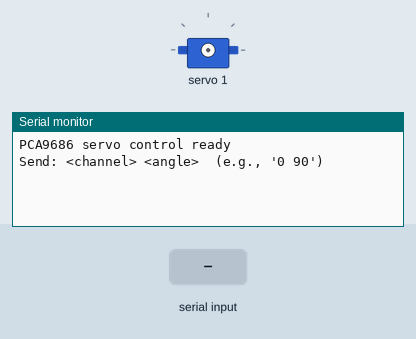
Simulated run of this sketch. Board: Arduino Uno, built with avr-gcc and run on an emulated ATmega328P. Parts: servo, the last lines printed to the serial monitor. Inputs (shaded band) come from the test bench.

Above: at 1.2 s.
1.3 s: "1 90\n" received over Serial
At 2.5 s:
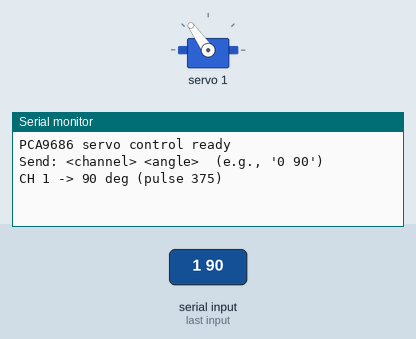
2.8 s: "90 45\n" received over Serial
At 3.6 s:
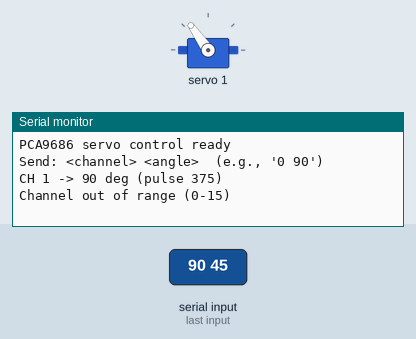
4.3 s: "0\n" received over Serial
At 4.7 s:
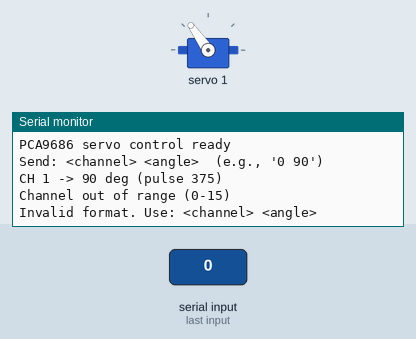

The sketch:

servo_pca9686_serial.ino
```cpp
// PCA9686 servo test over serial
// Serial format: "channel angle" (e.g., "0 90")

#include <Wire.h>
#include <Adafruit_PWMServoDriver.h>

Adafruit_PWMServoDriver pwm = Adafruit_PWMServoDriver(0x40);

// Typical min/max pulse lengths for servos (adjust if needed)
// 12-bit values at 50Hz
const uint16_t SERVOMIN = 150;
const uint16_t SERVOMAX = 600;

const uint8_t SERVO_FREQ = 50; // 50 Hz for analog servos

uint16_t angleToPulse(uint8_t angle) {
  angle = constrain(angle, 0, 180);
  return map(angle, 0, 180, SERVOMIN, SERVOMAX);
}

void setup() {
  Serial.begin(115200);
  while (!Serial) { }

  pwm.begin();
  pwm.setPWMFreq(SERVO_FREQ);

  Serial.println("PCA9686 servo control ready");
  Serial.println("Send: <channel> <angle>  (e.g., '0 90')");
}

void loop() {
  if (Serial.available() > 0) {
    String line = Serial.readStringUntil('\n');
    line.trim();
    if (line.length() == 0) {
      return;
    }

    int spaceIndex = line.indexOf(' ');
    if (spaceIndex < 0) {
      Serial.println("Invalid format. Use: <channel> <angle>");
      return;
    }

    int channel = line.substring(0, spaceIndex).toInt();
    int angle = line.substring(spaceIndex + 1).toInt();

    if (channel < 0 || channel > 15) {
      Serial.println("Channel out of range (0-15)");
      return;
    }

    uint16_t pulse = angleToPulse((uint8_t)angle);
    pwm.setPWM(channel, 0, pulse);

    Serial.print("CH ");
    Serial.print(channel);
    Serial.print(" -> ");
    Serial.print(angle);
    Serial.print(" deg (pulse ");
    Serial.print(pulse);
    Serial.println(")");
  }
}
```

Measured:
- after the input at 1.3 s, the serial monitor: prints a new line at once (image 1)
- after the input at 2.8 s, the serial monitor: prints a new line at once (image 2)
- after the input at 4.3 s, the serial monitor: prints a new line at once (image 3)
